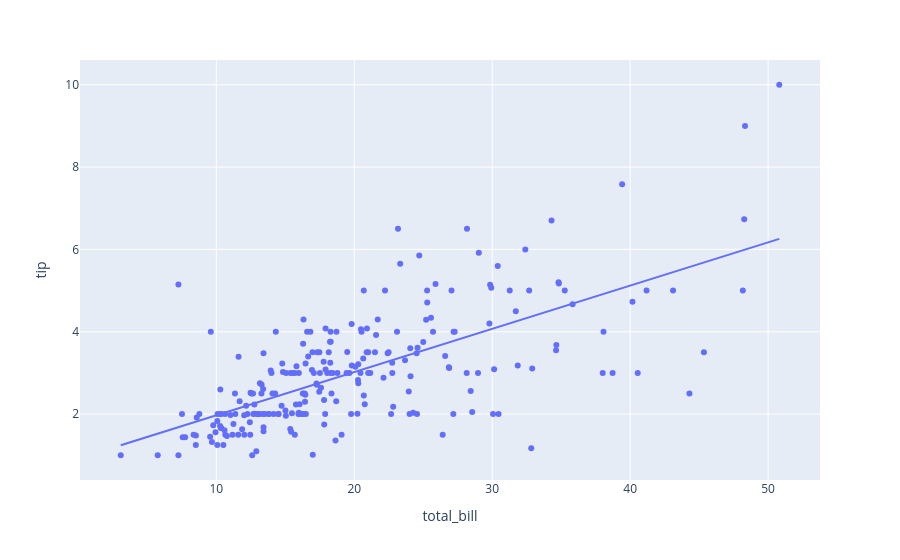

The notebook cell saved with this chart:
### Markdown cell above
Linear Regression and Other Trendlines
>Scatter plots support linear and non-linear trendlines.

### Code cell
df =px.data.tips()
fig =px.scatter(df,x="total_bill",y="tip",trendline="ols")
fig.show()

### Figure 1 — Plotly figure (JSON) as saved in the notebook; plotly's stock layout.template omitted (floating-point values rounded to 4 significant figures; data arrays with more than 128 entries replaced by an {"elided": "..."} marker saying what was removed)
{"data": [{"hovertemplate": "total_bill=%{x}<br>tip=%{y}<extra></extra>", "legendgroup": "", "marker": {"color": "#636efa", "symbol": "circle"}, "mode": "markers", "name": "", "orientation": "v", "showlegend": false, "type": "scatter", "x": {"elided": "244 float values"}, "xaxis": "x", "y": {"elided": "244 float values"}, "yaxis": "y"}, {"hovertemplate": "<b>OLS trendline</b><br>tip = 0.105025 * total_bill + 0.92027<br>R<sup>2</sup>=0.456617<br><br>total_bill=%{x}<br>tip=%{y} <b>(trend)</b><extra></extra>", "legendgroup": "", "marker": {"color": "#636efa", "symbol": "circle"}, "mode": "lines", "name": "", "showlegend": false, "type": "scatter", "x": {"elided": "244 float values"}, "xaxis": "x", "y": {"elided": "244 float values"}, "yaxis": "y"}], "layout": {"legend": {"tracegroupgap": 0}, "margin": {"t": 60}, "xaxis": {"anchor": "y", "domain": [0, 1], "title": {"text": "total_bill"}}, "yaxis": {"anchor": "x", "domain": [0, 1], "title": {"text": "tip"}}}}
